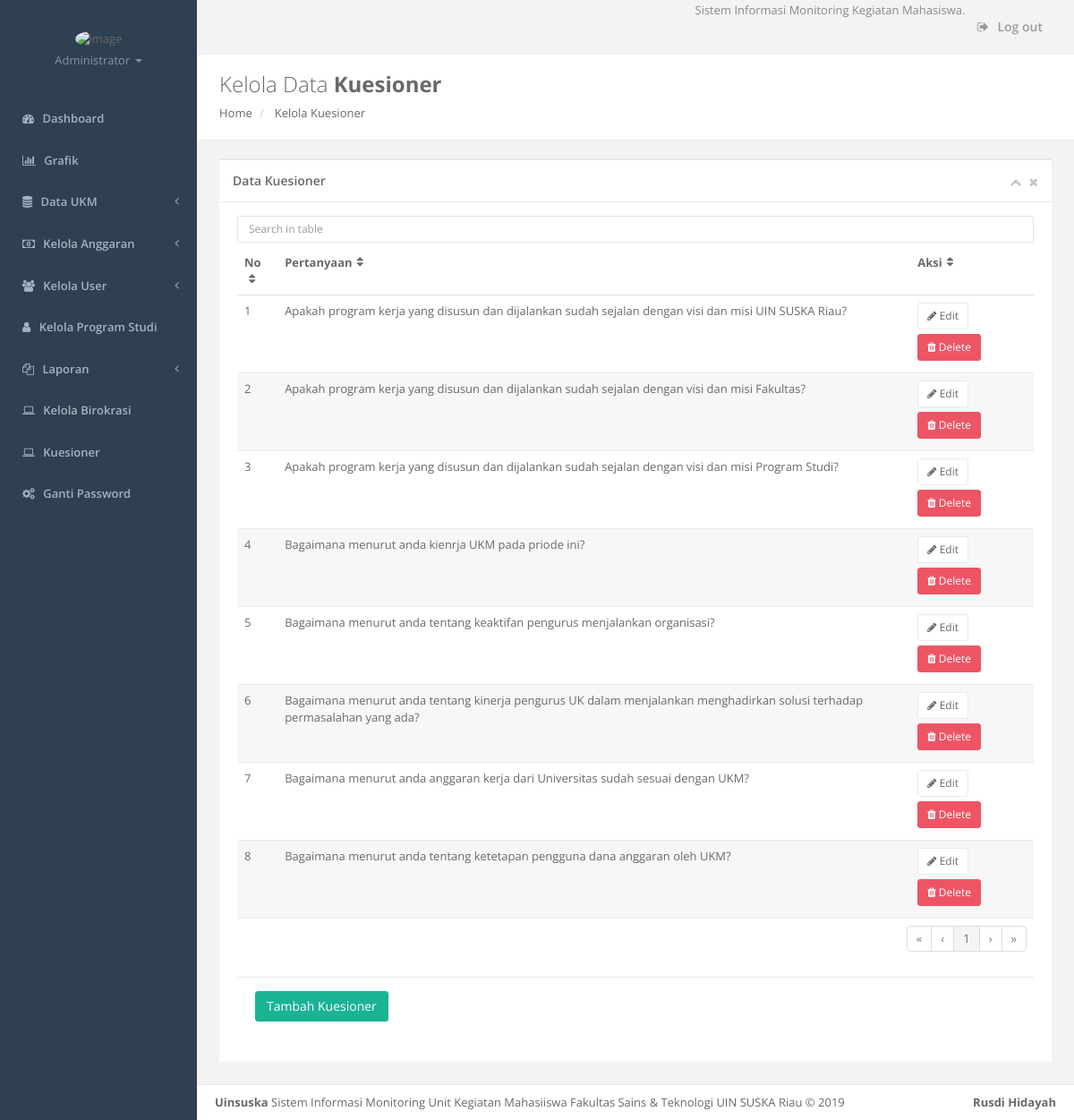
The app's page /login/admin/kuesioner.php (signed in) with its own data.
### tables this page shows
CREATE TABLE `kuesioner` (
  `id_kuesioner` int(11) NOT NULL,
  `user_id` int(11) NOT NULL,
  `pertanyaan` varchar(255) NOT NULL,
  `SB` int(11) DEFAULT NULL,
  `B` int(11) DEFAULT NULL,
  `C` int(11) DEFAULT NULL,
  `K` int(11) DEFAULT NULL
);

### login/admin/kuesioner.php (the view, shortened to what this page needs)
<?php
include 'db.php';
    $query = $db->prepare("SELECT * FROM kuesioner");
    $query->execute();
    $data = $query->fetchAll();
?>
<!DOCTYPE html>
<html>
<head>
    <link href="../css/bootstrap.min.css" rel="stylesheet">
    <link href="../font-awesome/css/font-awesome.css" rel="stylesheet">
    <link href="../css/plugins/footable/footable.core.css" rel="stylesheet">
    <link href="../css/animate.css" rel="stylesheet">
    <link href="../css/style.css" rel="stylesheet">
    <link rel="stylesheet" href="../sweetalert/sweetalert.css">
</head>
<body>
    <div id="wrapper">
        <?php include 'menu.php';
		?>
        <div id="page-wrapper" class="gray-bg">
            <?php include 'header.php';
		?>
            <div class="row wrapper border-bottom white-bg page-heading">
                <div class="col-lg-10">
                    <h2>Kelola Data <strong>Kuesioner</strong> </h2>
                    <ol class="breadcrumb">
                        <li>
                            <a href="home.php">Home</a>
                        </li>
                        <li>
                            <a>Kelola Kuesioner</a>
                        </li>
                    </ol>
                </div>
                <div class="col-lg-2">
                </div>
            </div>
            <div class="wrapper wrapper-content animated fadeInRight">
                <div class="row">
                    <div class="col-lg-12">
                        <div class="ibox float-e-margins">
                            <div class="ibox-title">
                                <h5>Data Kuesioner</h5>
                                <div class="ibox-tools">
                                    <a class="collapse-link">
                                        <i class="fa fa-chevron-up"></i>
                                    </a>
                                    <a class="close-link">
                                        <i class="fa fa-times"></i>
                                    </a>
                                </div>
                            </div>
                            <div class="ibox-content">
                                <input type="text" class="form-control input-sm m-b-xs" id="filter"
                                    placeholder="Search in table">
                                <table class="footable table table-stripped" data-page-size="8" data-filter=#filter>
                                    <thead>
                                        <tr>
                                            <th>No</th>
                                            <th>Pertanyaan</th>
                                            <th>Aksi</th>
                                        </tr>
                                    </thead>
                                    <tbody>
                                        <?php $no = 0;
                                            foreach ($data as $value) {
                                            $no++;
										?>
                                        <tr>
                                            <td><?php echo $no ?></td>
                                            <td><?php echo $value['pertanyaan'] ?></td>
                                            <td>
                                                <a href="editbirokrasi.php?id_kuesioner=<?php echo $value ['id_kuesioner'] ?>"
                                                    class="btn btn-default btn-sm btn-icon icon-left">
                                                    <i class="fa fa-pencil"></i>
                                                    Edit
                                                </a>
                                                <a href="hapus-birokrasi.php?id_kuesioner=<?php echo $value['id_kuesioner']?>"
                                                    onclick="return hapus()"
                                                    class="btn btn-danger btn-sm btn-icon icon-left">
                                                    <i class="fa fa-trash"></i>
                                                    Delete
                                                </a>
                                            </td>
                                        </tr>
                                        <?php }
				 ?>
                                    </tbody>
                                    <tfoot>
                                        <tr>
                                            <td colspan="5">
                                                <ul class="pagination pull-right"></ul>
                                            </td>
                                        </tr>
                                    </tfoot>
                                </table>
                                <div class="ibox-content">
                                    <div class="text-left">
                                        <a data-toggle="modal" class="btn btn-primary" class="fa fa-plus"
                                            href="#modal-form">Tambah Kuesioner</a>
                                    </div>
                                </div>
                            </div>
                        </div>
                    </div>
                </div>
            </div>
            <?php include 'footer.php';
		?>
        </div>
    </div>
</body>
</html>

### records on screen
kuesioner: pertanyaan "Apakah program kerja yang disusun dan dijalankan sudah sejalan dengan visi dan misi UIN SUSKA Riau?"
kuesioner: pertanyaan "Apakah program kerja yang disusun dan dijalankan sudah sejalan dengan visi dan misi Fakultas?"
kuesioner: pertanyaan "Apakah program kerja yang disusun dan dijalankan sudah sejalan dengan visi dan misi Program Studi?"
kuesioner: pertanyaan "Bagaimana menurut anda kienrja UKM pada priode ini?"
kuesioner: pertanyaan "Bagaimana menurut anda tentang keaktifan pengurus menjalankan organisasi?"
kuesioner: pertanyaan "Bagaimana menurut anda tentang kinerja pengurus UK dalam menjalankan menghadirkan solusi terhadap permasalahan yang ada?"
kuesioner: pertanyaan "Bagaimana menurut anda anggaran kerja dari Universitas sudah sesuai dengan UKM?"
kuesioner: pertanyaan "Bagaimana menurut anda tentang ketetapan pengguna dana anggaran oleh UKM?"
